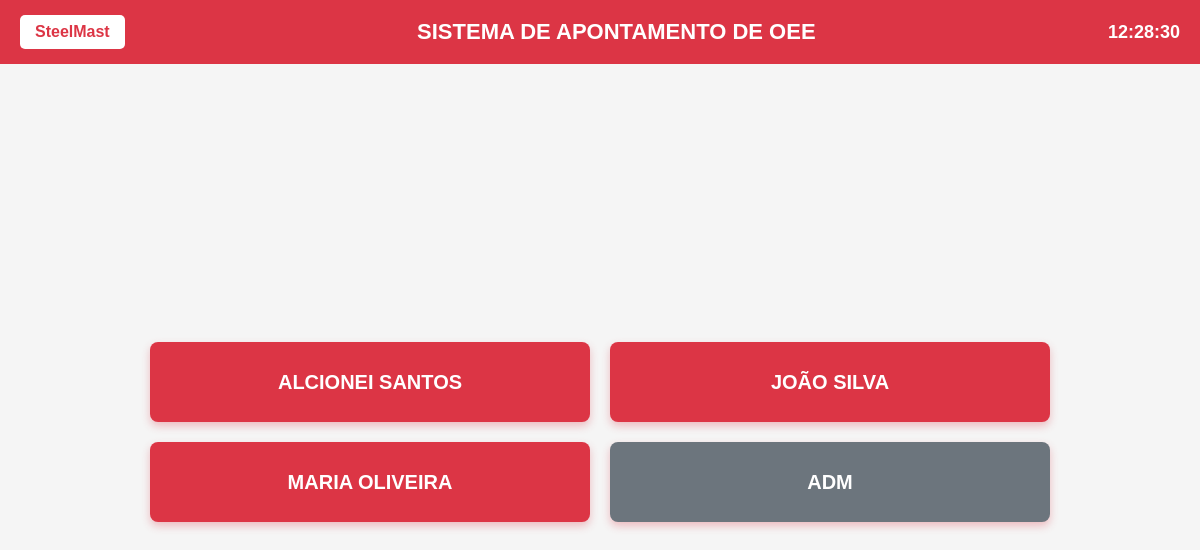
The page /soldagem/ on the database its author committed.
### soldagem/models.py (models this page shows, shortened)
class Soldador(models.Model):
    usuario = models.OneToOneField(Usuario, on_delete=models.CASCADE)
    senha_simplificada = models.CharField(max_length=10, help_text="Senha numérica para login rápido")
    ativo = models.BooleanField(default=True)
    data_cadastro = models.DateTimeField(auto_now_add=True)
    class Meta:
        verbose_name = "Soldador"
        verbose_name_plural = "Soldadores"

class Usuario(AbstractUser):
    TIPO_USUARIO_CHOICES = [
        ('admin', 'Administrador'),
        ('analista', 'Analista'),
        ('qualidade', 'Qualidade'),
        ('manutencao', 'Manutenção'),
        ('soldador', 'Soldador'),
    ]
    nome_completo = models.CharField(max_length=150)
    tipo_usuario = models.CharField(max_length=20, choices=TIPO_USUARIO_CHOICES)
    ativo = models.BooleanField(default=True)
    data_criacao = models.DateTimeField(auto_now_add=True)
    ultimo_login = models.DateTimeField(null=True, blank=True)
    class Meta:
        verbose_name = "Usuário"
        verbose_name_plural = "Usuários"

### soldagem/views.py (the view)
# urls.py: path('', lambda request: redirect('soldagem:selecao_soldador')),
def selecao_soldador(request):
    soldadores = Soldador.objects.filter(ativo=True).order_by('usuario__nome_completo')
    return render(request, 'soldagem/selecao_soldador.html', {
        'soldadores': soldadores
    })

### templates/soldagem/selecao_soldador.html (shortened to what this page needs)
<!DOCTYPE html>
<html lang="pt-BR">
<head>
</head>
<body>
    <div class="header">
        <div class="logo">SteelMast</div>
        <div class="title">SISTEMA DE APONTAMENTO DE OEE</div>
        <div class="clock" id="clock">12:49:07</div>
    </div>
    <div class="container">
        <div class="soldadores-grid">
            {% for soldador in soldadores %}
            <button class="soldador-btn" onclick="selecionarSoldador({{ soldador.id }}, '{{ soldador.usuario.nome_completo }}')">
                {{ soldador.usuario.nome_completo|upper }}
            </button>
            {% endfor %}
            <button class="soldador-btn" onclick="window.location.href='/admin/'" style="background-color: #6c757d;">
                ADM
            </button>
        </div>
    </div>
</body>
</html>

### templates/soldagem/selecao_soldador.html (style rules this page uses)
* { margin: 0; padding: 0; box-sizing: border-box; }
body { font-family: 'Arial', sans-serif; background-color: #f5f5f5; min-height: 100vh; display: flex; flex-direction: column; }
.header { background-color: #dc3545; color: white; padding: 15px 20px; display: flex; justify-content: space-between; align-items: center; box-shadow: 0 2px 5px rgba(0,0,0,0.1); }
.logo { background-color: white; color: #dc3545; padding: 8px 15px; border-radius: 5px; font-weight: bold; font-size: 16px; }
.title { font-size: 22px; font-weight: bold; text-align: center; flex: 1; }
.clock { font-size: 18px; font-weight: bold; }
.container { flex: 1; display: flex; flex-direction: column; justify-content: center; align-items: center; padding: 40px 20px; background-color: #f5f5f5; }
.soldadores-grid { display: grid; grid-template-columns: repeat(auto-fit, minmax(300px, 1fr)); gap: 20px; max-width: 900px; width: 100%; }
.soldador-btn { background-color: #dc3545; color: white; border: none; padding: 25px 20px; font-size: 20px; font-weight: bold; border-radius: 8px; cursor: pointer; transition: all 0.3s ease; box-shadow: 0 4px 8px rgba(220, 53, 69, 0.3); text-transform: uppercase; min-height: 80px; display: flex; align-items: center; justify-content: center; }
.soldador-btn { animation: fadeIn 0.5s ease forwards; }
.soldador-btn:nth-child(1) { animation-delay: 0.1s; }
.soldador-btn:nth-child(2) { animation-delay: 0.2s; }
.soldador-btn:nth-child(3) { animation-delay: 0.3s; }
.soldador-btn:nth-child(4) { animation-delay: 0.4s; }

### rows shown on the page
Soldador: usuario.nome_completo "ALCIONEI SANTOS"
Soldador: usuario.nome_completo "JOÃO SILVA"
Soldador: usuario.nome_completo "MARIA OLIVEIRA"
